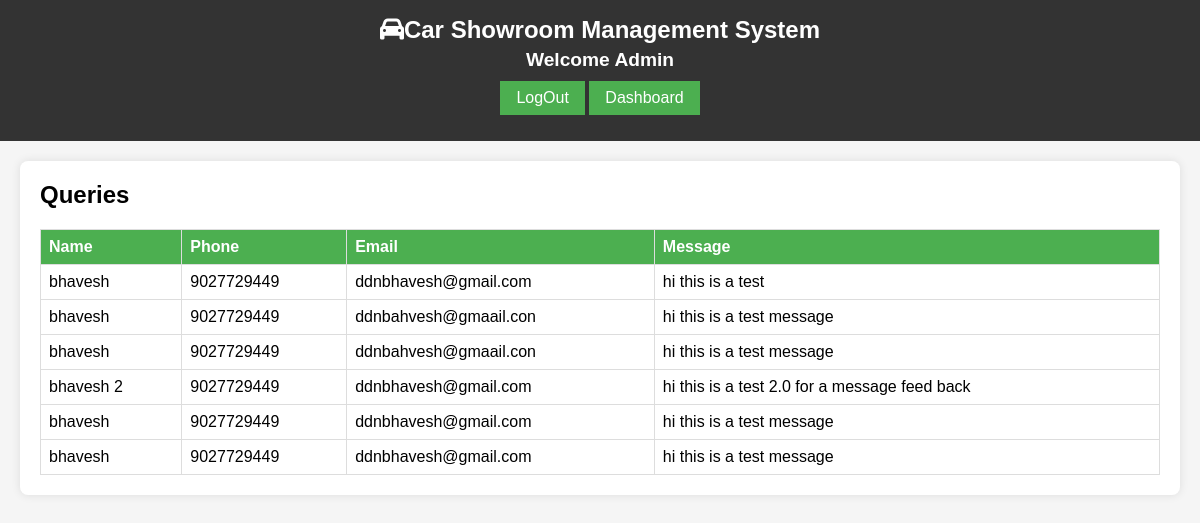
The app's page /viewcontacts with its own data.
### carshowroom/models.py (models this page shows)
class Query(models.Model):
    name=models.CharField(max_length=100)
    phone=models.IntegerField()
    email=models.CharField(max_length=50)
    doubt=models.CharField(max_length=400)

### carshowroom/views.py (the view)
# urls.py: path('viewcontacts', views.viewcontacts, name='viewcontacts'),
def viewcontacts(request):
    doubt=list(Query.objects.all())   #Cars.objects.filter(make='hyundai')
    dic={'doubt':doubt}
    print(dict)
    return render(request,'viewcontacts.html',dic)

### template/viewcontacts.html (shortened to what this page needs)
{% load static %}
<!DOCTYPE html>
<html lang="en">
<head>
    <link rel="stylesheet" href="https://cdnjs.cloudflare.com/ajax/libs/font-awesome/6.4.0/css/all.min.css">
    <link rel="stylesheet" type="text/css" href="{% static 'viewinventory.css' %}">
</head>
<body>
    <header>
        <h1><i class="fas fa-car"></i>Car Showroom Management System</h1>
        <h2>Welcome Admin</h2>
        <a href="logout.html" class="btn">LogOut</a>
        <a href="{% url 'admindashboard' %}" class="btn">Dashboard</a>
    </header>
    <main>
        <div class="content-container">
            <h2>Queries</h2>
            <table>
                <thead>
                    <tr>
                        <th>Name</th>
                        <th>Phone</th>
                        <th>Email</th>
                        <th>Message</th>
                    </tr>
                </thead>
                <tbody>
                    {% for doubt in doubt %}
                        <tr>
                            <td>{{ doubt.name }}</td>
                            <td>{{ doubt.phone }}</td>
                            <td>{{ doubt.email }}</td>
                            <td>{{ doubt.doubt }}</td>
                        </tr>
                    {% endfor %}
                </tbody>
            </table>
        </div>
    </main>
</body>
</html>

### static/viewinventory.css (style rules this page uses)
* { margin: 0; padding: 0; box-sizing: border-box; }
body { font-family: 'Arial', sans-serif; background-color: #f5f5f5; }
header { background-color: #333; color: #fff; padding: 1em; text-align: center; }
header h1 { font-size: 1.5em; }
header h2 { font-size: 1.2em; margin-top: 5px; }
.btn { background-color: #4CAF50; color: white; padding: 8px 16px; text-align: center; text-decoration: none; display: inline-block; font-size: 16px; margin: 10px 0; cursor: pointer; }
main { margin: 20px; }
.content-container { background-color: #fff; padding: 20px; border-radius: 8px; box-shadow: 0 0 10px rgba(0, 0, 0, 0.1); }
table { width: 100%; border-collapse: collapse; margin-top: 20px; }
th, td { border: 1px solid #ddd; padding: 8px; text-align: left; }
th { background-color: #4CAF50; color: white; }

### records on screen
Query: name "bhavesh", phone "9027729449", email "ddnbhavesh@gmail.com", doubt "hi this is a test"
Query: name "bhavesh", phone "9027729449", email "ddnbahvesh@gmaail.con", doubt "hi this is a test message"
Query: name "bhavesh", phone "9027729449", email "ddnbahvesh@gmaail.con", doubt "hi this is a test message"
Query: name "bhavesh 2", phone "9027729449", email "ddnbhavesh@gmail.com", doubt "hi this is a test 2.0 for a message feed back"
Query: name "bhavesh", phone "9027729449", email "ddnbhavesh@gmail.com", doubt "hi this is a test message"
Query: name "bhavesh", phone "9027729449", email "ddnbhavesh@gmail.com", doubt "hi this is a test message"
